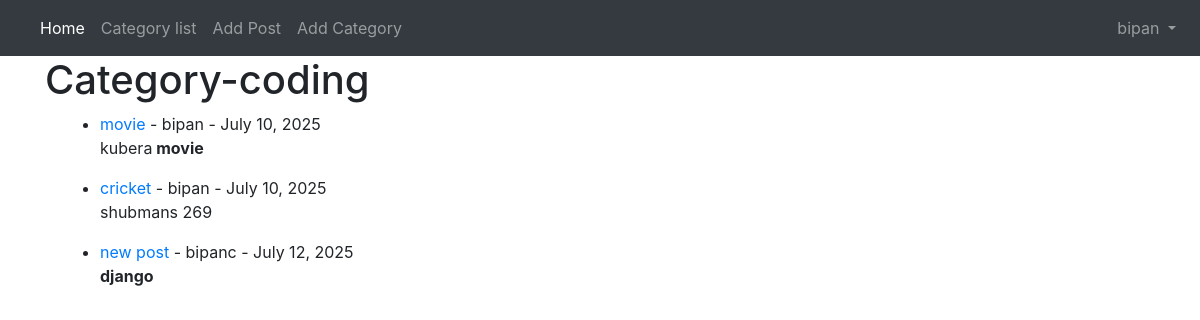
Page /category/coding (signed in) on the committed database.
### theblog/models.py (models this page shows, shortened)
class post(models.Model):
    title = models.CharField(max_length=255)
    author= models.ForeignKey(User,on_delete=models.CASCADE)
    header_image=models.ImageField(null=True,blank=True,upload_to='images/')
    body= RichTextField(blank=True,null=True)
    post_date=models.DateField(auto_now_add=True)
    category=models.CharField(max_length=255,default='coding')
    snippet=models.CharField(max_length=255)
    likes=models.ManyToManyField(User,related_name='blog_posts')

### theblog/views.py (the view)
# urls.py: path('category/<str:cats>', categoryview,name='categorys'),
def categoryview(request,cats):
    category_posts=post.objects.filter(category=cats.replace('-',' '))
    return render(request,'categories.html',{'cats':cats.replace('-',' '),'category_posts':category_posts})

### theblog/templates/categories.html (shortened to what this page needs)
{%extends 'base.html'%}
{%block content%}
<h1>Category-{{cats}}</h1>
<div class='container'>
{% if category_posts%}
<ul>
{% for post in category_posts %}
    <li><a href='{% url 'blog-article' post.pk %}'>{{post.title}}<a> - {{post.author}} - {{post.post_date}}<br/>
    {{post.body|slice:":200"|safe}}</li>
{%endfor%}
</ul>
{%else%}
<a>
    No such category exists</a>
{%endif%}
</div>
{%endblock%}

### theblog/templates/base.html (shortened to what this page needs)
<!doctype html>
<html lang="en">
  <head>
    <link rel="stylesheet" href="https://cdn.jsdelivr.net/npm/bootstrap@4.4.1/dist/css/bootstrap.min.css">
  </head>
  <body>
    <nav class="navbar navbar-expand-lg navbar-dark bg-dark">
  <div class="collapse navbar-collapse" id="navbarSupportedContent">
    <ul class="navbar-nav mr-auto">
      <li class="nav-item active">
        <a class="nav-link" href="{%url 'home'%}">Home <span class="sr-only">(current)</span></a>
      </li>
      {%if catmenu %}
      <li class="nav-item dropdown">
        <a class="nav-link dropdown-toggle" href="#" id="navbarDropdown" role="button" data-toggle="dropdown" aria-haspopup="true" aria-expanded="false">
          categories
        </a>
        <div class="dropdown-menu" aria-labelledby="navbarDropdown">
          {% for cat in catmenu%}
          <a class="dropdown-item" href='{%url 'categorys' cat %}'>{{cat}}</a>
          {%endfor%}
        </div>
      </li>
      {%else%}
      <li class="nav-item">
        <a class="nav-link" href="{%url 'categorylist'%}">Category list</a>
      </li>
      {%endif%}
      {%if user.is_authenticated%}
      <li class="nav-item">
        <a class="nav-link" href="{%url 'addpost'%}">Add Post</a>
      </li>
      <li class="nav-item">
        <a class="nav-link" href="{%url 'add_category'%}">Add Category</a>
      </li>
        </div>
      {%endif%}
     <ul class="navbar-nav ml">
    <li class="nav-item dropdown">
      {%if user.is_authenticated %}
        <a class="nav-link dropdown-toggle" id="navbarDropdown" role="button" data-toggle="dropdown" aria-haspopup="true" aria-expanded="false">
          {{user}}
        </a>
    {%endif%}
     </ul>
</nav>
    <div class='container'>{%block content%}
    {%endblock%}<div>
  </body>
</html>

### rows in the picture
post: title "movie", author "bipan", post_date "July 10, 2025", body "kubera movie"
post: title "cricket", author "bipan", post_date "July 10, 2025", body "shubmans 269"
post: title "new post", author "bipanc", post_date "July 12, 2025", body "django"

### other values in the picture
{{ user }} "bipan"
{{ cats }} "coding"
